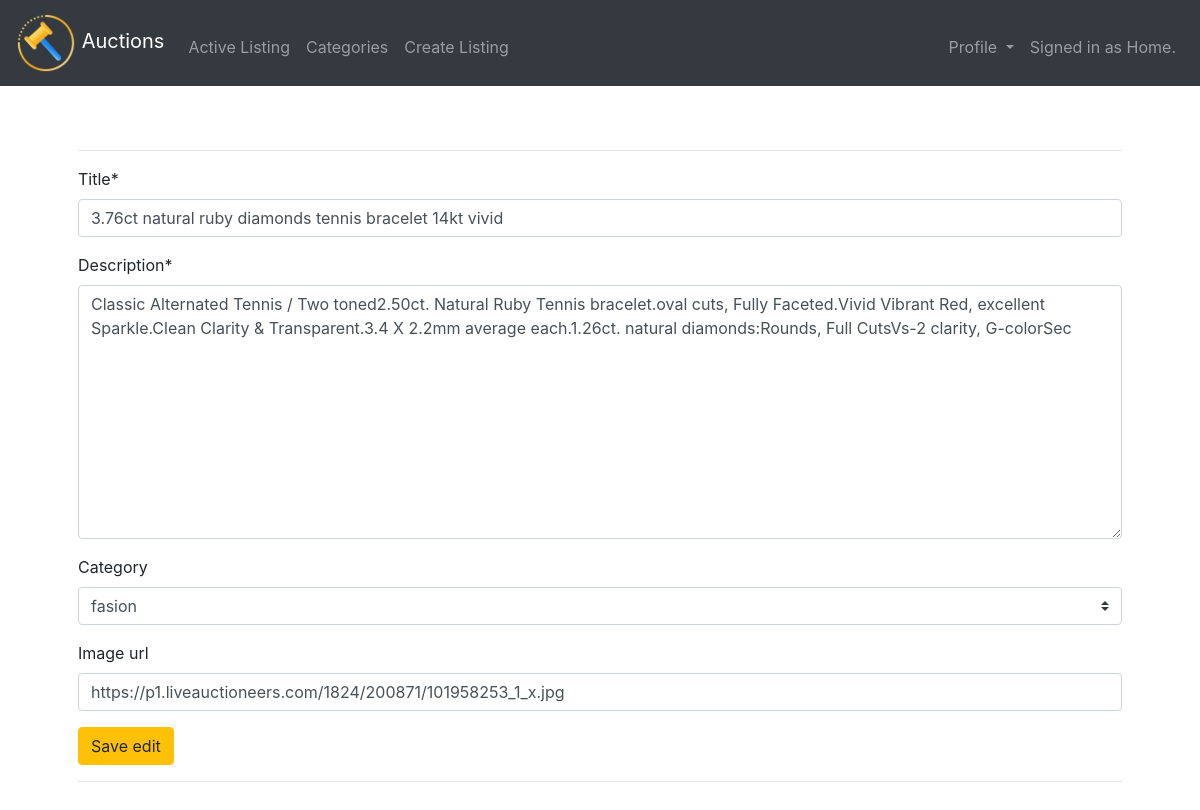
Screenshot of /edit/listing/23/ (signed in) with the database file from the repository.
### users/models.py (models this page shows, shortened)
class User(AbstractUser):
	won_list        = models.ManyToManyField('auctions.ActiveListings', related_name='won', null=True, blank=True)
	watched_list    = models.ManyToManyField('auctions.ActiveListings', related_name='watched', null=True, blank=True)
	class Meta:
		verbose_name = "user"
		verbose_name_plural = "Users"

### auctions/models.py (models this page shows, shortened)
class ActiveListings(models.Model):
	title         = models.CharField(max_length=64, null=False, blank=False, unique=True)
	price         = models.DecimalField(max_digits=13, decimal_places=2, null=False, blank=False)
	description   = models.TextField(null=False, blank=False)
	state         = models.BooleanField(default=True)
	created_at    = models.DateTimeField(auto_now_add=True)
	image_url     = models.URLField(max_length=1024, unique=True, null=True, blank=True)
	category      = models.ForeignKey('Category', on_delete=models.CASCADE, related_name='list', null=True, blank=True)
	user          = models.ForeignKey('users.User', related_name='created', on_delete=models.CASCADE, null=True, blank=True)
	class Meta:
		verbose_name = "activeListing"
		verbose_name_plural = "ActiveListings"

### auctions/views.py (the view, shortened to what this page needs)
# urls.py: re_path("^edit/listing/(?P<id>[0-9]+)/$", login_required(EditView.as_view(), login_url="users:login"), name="edit"),
class EditView(View):
    template_name = "auctions/edit.html"
    def get(self, request, *args, **kwargs):
        listing = ActiveListings.objects.get(pk=kwargs['id'])
        if request.user == listing.user:
            form = EditListingsForm(initial={
                "title": listing.title,
                "description": listing.description,
                'category': listing.category,
                "image_url": listing.image_url,
            })
            return render(request, self.template_name, {"form": form, "list": listing})
        else:
            return HttpResponse('error 505: forbidden go back to <a href="/"> Home </a>.')

### auctions/forms.py
class EditListingsForm(forms.ModelForm):
	class Meta:
		model = ActiveListings
		fields = ('title', 'description', 'category', 'image_url',)

### auctions/models.py (called while the page is built)
	def __str__(self):
		return self.name

### auctions/templates/auctions/edit.html (shortened to what this page needs)
{% extends "layout.html" %}
{% load crispy_forms_tags %}
{% block main %}
  <hr>
<form action="{% url 'auctions:edit' list.id %}" method="POST"> {% csrf_token %}
	<table>
		{% crispy form %}
	</table>
  <input class="btn btn-warning" type="submit" value="Save edit">
</form>
<hr>
{% endblock %}

### commerce/templates/layout.html (shortened to what this page needs)
{% load static %}
<!DOCTYPE html>
<html lang="en">
    <head>
        <link href="https://maxcdn.bootstrapcdn.com/bootstrap/4.1.3/css/bootstrap.min.css" rel="stylesheet">
    </head>
    <body>
        <nav class="navbar navbar-expand-md navbar-dark bg-dark text-white">
            <a class="navbar-brand" href="{% url 'auctions:home' %}">
                <span>
                <img src="{% static 'img/logo.png' %}" style="width: 60px; height: 60px;">
                </span><span>Auctions</span></a>
            <div class="collapse navbar-collapse" id="navbar">
                <ul class="navbar-nav mr-auto mt-2">
                    <li class="nav-item">
                        <a class="nav-link" href="{% url 'auctions:index' %}">Active Listing</a>
                    </li>
                    <li class="nav-item">
                        <a class="nav-link" href="{% url 'auctions:categories' %}">Categories</a>
                    </li>
                    {% if request.user.is_authenticated %}
                    <li class="nav-item">
                        <a class="nav-link" href="{% url 'auctions:create' %}">Create Listing</a>
                    </li>
                    {% endif %}
                </ul>
                {% if request.user.is_authenticated %}
                    <ul class="navbar-nav ml-auto mt-2">
                       <li class="nav-item dropdown">
                            <a class="nav-link dropdown-toggle" href="#" id="navbarDropdownMenuLink" data-toggle="dropdown" aria-haspopup="true" aria-expanded="false">
                                Profile
                            </a>
                        </li>
                        <li class="nav-item">
                          <a class="nav-link" href="" >
                              Signed in as {{request.user.username.title}}.
                          </a>
                        </li>
                    </ul>
                {% else %}
                    <ul class="navbar-nav ml-auto mt-2">
                        <li class="nav-item"><a class="nav-link" href="{% url 'users:register' %}">Register</a></li>
                        <li class="nav-item"><a class="nav-link" href="{% url 'users:login' %}">login</a></li>
                    </ul>
                {% endif %}
            </div>
        </nav>
        <main class="container p-5">
            {% block main %}{% endblock %}
        </main>
    </body>
</html>

### rows the page displays
User: user.username "Home"
ActiveListings: title "3.76ct natural ruby diamonds tennis bracelet 14kt vivid", description "Classic Alternated Tennis / Two toned2.50ct. Natural Ruby Tennis bracelet.oval cuts, Fully Faceted.Vivid Vibrant Red, excellent Sparkle.Clean Clarity & Transparent.3.4 X 2.2mm average each.1.26ct. natural diamonds:Rounds, Full CutsVs-2 clarity, G-colorSec", category "fasion", image_url "https://p1.liveauctioneers.com/1824/200871/101958253_1_x.jpg"
